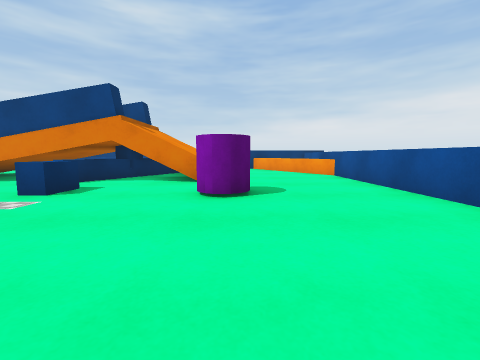
[1] (above)

17 first-person views from a walk through a scene from a Unity 3-D project. The camera is 0.72 m above the floor, tilts 6° down and sees 90° across. The floor is counted in squares, 1 m on a side. Each view is taken from the middle of a square. On the plan, view 1 faces up. The plan holds only what a view shows up to about 9 squares ahead; the rest is blank. The place goes on beyond the plan. The player is left out. Surface patterns are stand-ins for the level's own textures.

[2]
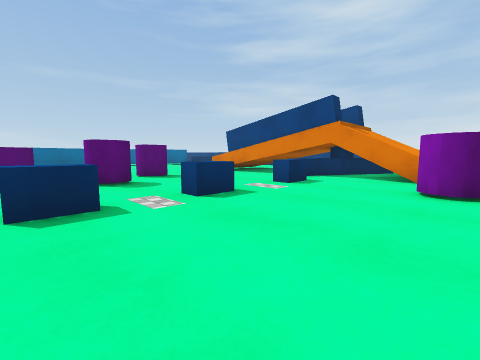

[3]
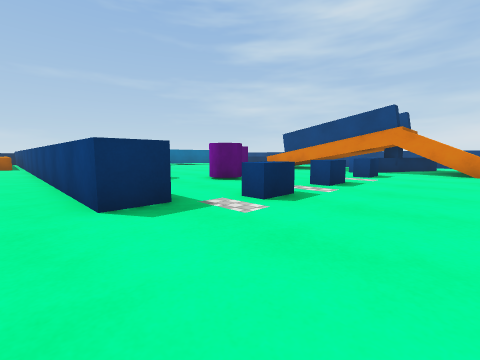

[4]
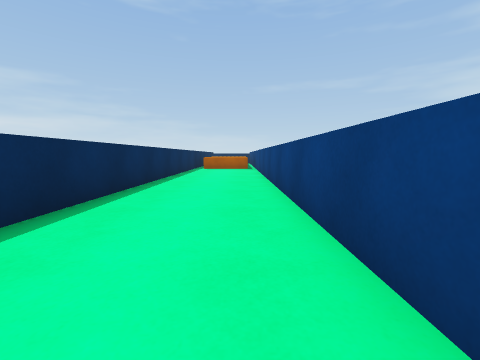

[5]
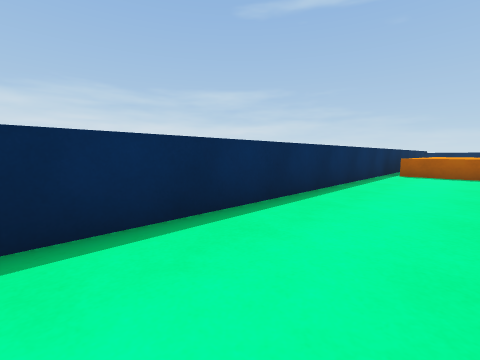

[6]
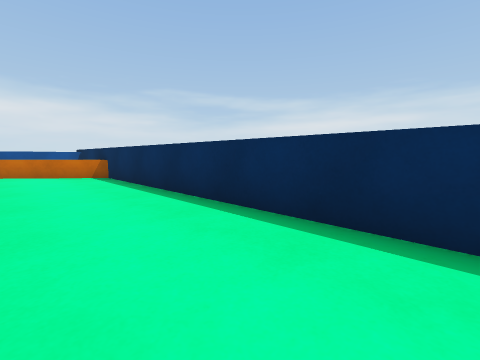

[7]
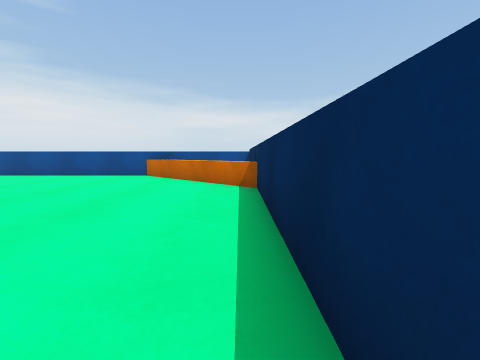

[8]
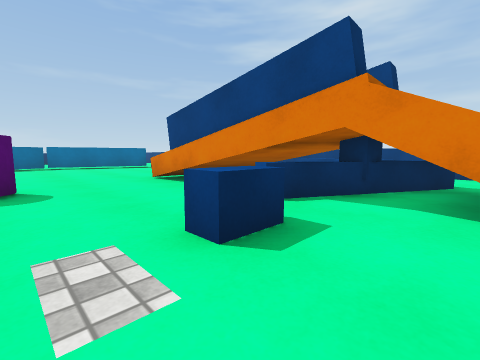

[9]
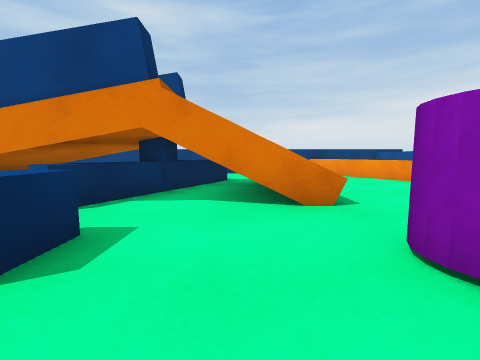

[10]
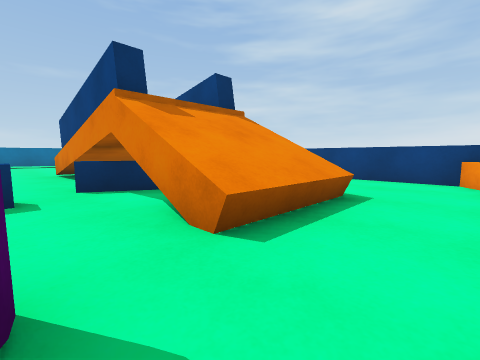

[11]
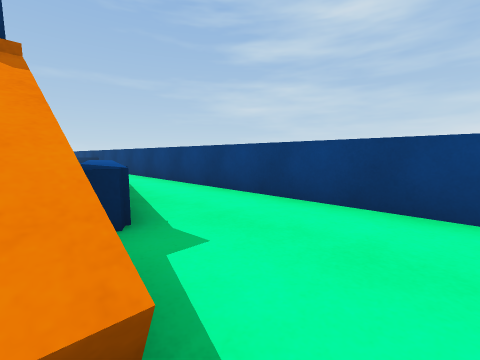

[12]
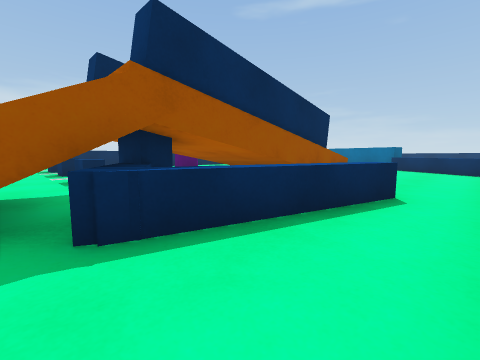

[13]
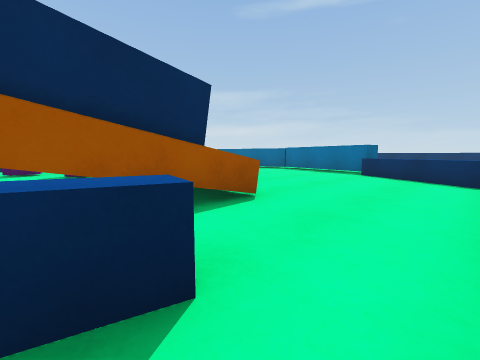

[14]
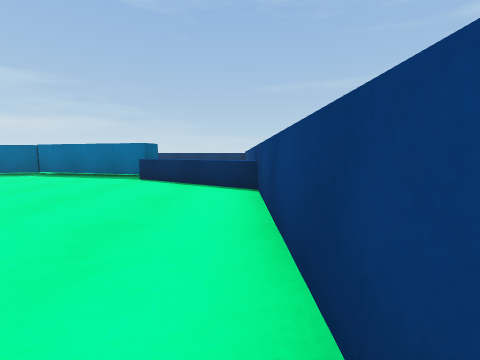

[15]
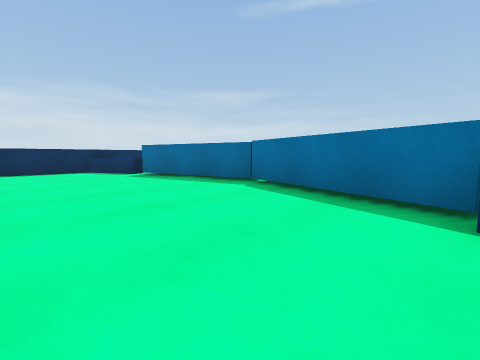

[16]
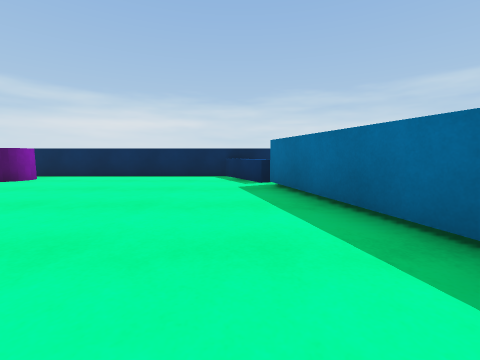

[17]
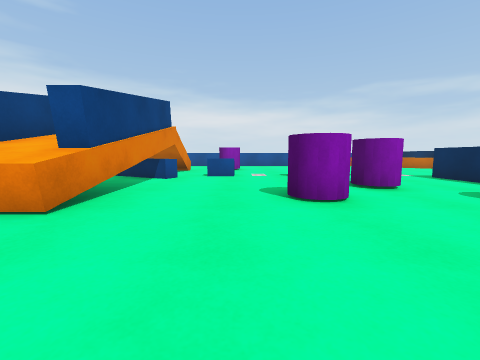

### Floor plan
Key: @ floor where view 1 was taken; # wall or solid block; . floor; = window, fence, low wall or low ledge; ^ raised ledge; B blue block; C purple cylinder.
Columns run from 19 left of view 1 to 4 right of it. Each row starts with its distance up from view 1.
 13        #############
 12   ###^^.............^ ^
 11      ^......=^.......^^
 10     ^.........^^^=...^^
  9    #^.....^#######^...^
  8    #...... ^######^....^
  7   ##......^####=##^....^
  6   #............#.......^
  5   #............B..CC...^
  4   #............B...C...^
  3   #........C...........^
  2   ##.......C...B.......^
  1    #........CC.........^
  0    #...........B...@...^
 -1     ^.....CC...B.......^
 -2    ############........^
 -3       #########.......^
 -4 ^ ^..................^^
 -5 ^^^..................^^
 -6  ^^.................^#^
 -7    #################

Where each view was taken, in squares from view 1:
view 1: 0 up, 0 right, facing up
view 2: 1 down, 0 right, facing up-left
view 3: 4 down, 1 left, facing up-left
view 4: 4 down, 4 left, facing left
view 5: 4 down, 7 left, facing down-left
view 6: 4 down, 8 left, facing down-right
view 7: 6 down, 5 left, facing right
view 8: 3 up, 2 left, facing up-left
view 9: 3 up, 2 left, facing up
view 10: 5 up, 1 right, facing up-left
view 11: 9 up, 0 right, facing up-left
view 12: 12 up, 2 left, facing down-left
view 13: 12 up, 6 left, facing down-left
view 14: 12 up, 8 left, facing left
view 15: 9 up, 12 left, facing down-left
view 16: 6 up, 15 left, facing down
view 17: 4 up, 12 left, facing right
